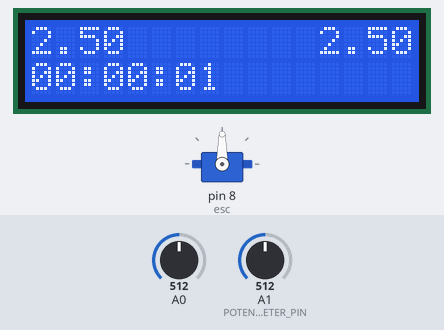
A program run on a simulated Arduino Uno, built with avr-gcc and run on an emulated ATmega328P. On the bench: 16×2 character LCD, servo. Inputs (shaded band) come from the test bench; at power-on: A1 (POTENTIOMETER_PIN) = 512, A0 = 512. What the program prints to the serial monitor is not drawn.

Above: at 1.2 s.
1.3 s: A1 (POTENTIOMETER_PIN) set to 716
At 2.9 s:
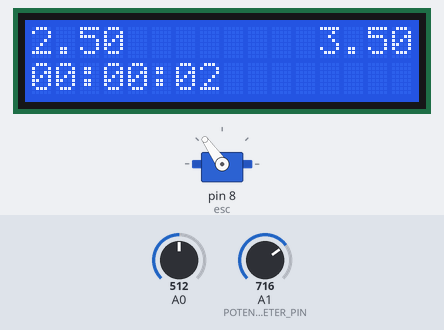
4.3 s: A1 (POTENTIOMETER_PIN) set to 900
At 5.9 s:
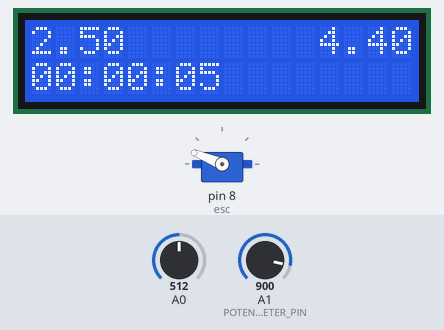
7.3 s: A1 (POTENTIOMETER_PIN) set to 1023
At 8.5 s:
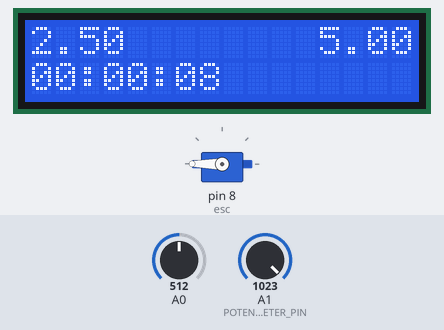
10.3 s: A1 (POTENTIOMETER_PIN) set to 306
At 11.9 s:
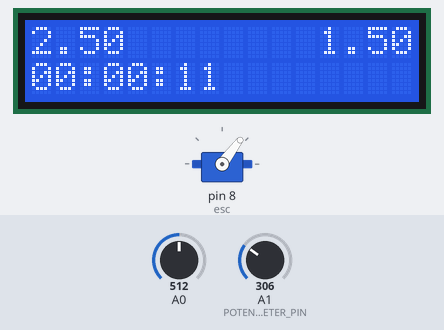
13.3 s: A0 set to 716
At 14.9 s:
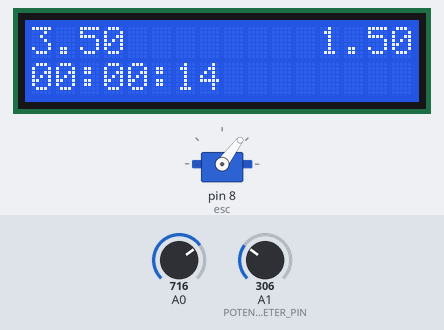
15.6 s: A1 (POTENTIOMETER_PIN) set to 140
At 17.3 s:
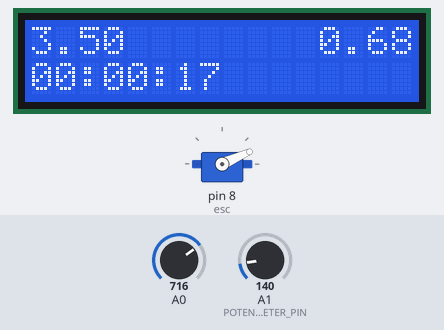
Timing chart, 0 to 18.8 s (numbered marks = the images above; inputs shaded):
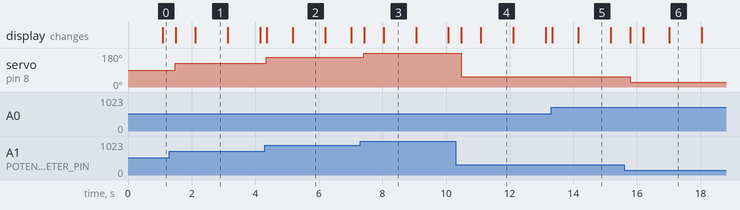

The program:

main.cpp
```cpp
#include <Arduino.h>
#include<Servo.h>
#include <LiquidCrystal.h>
#include <Wire.h>

const int rs = 12, enable = 11, d4 = 5, d5 = 4, d6 = 3, d7 = 2;
LiquidCrystal lcd(rs, enable, d4, d5, d6, d7);

Servo DC_br;


const int power_min = 0;
const int power_max = 150; // kw

const int esc = 8;

const int POTENTIOMETER_PIN= A1;

const float resistenzaTotalePotenziometro = 10000.00;  // Sostituisci con il valore effettivo
int Speed = 0;
int valorePotenziometro;
float resistenzaPotenziometro;
float tensionePotenziometro;
float potenza;

void setup() {
  lcd.begin(16,2);
  lcd.setCursor(0,0);
  Serial.begin(9600);
  DC_br.attach(esc);
}


char * get_minutes(long milliseconds){
  int minutes = ((milliseconds/1000) /60 ) % 60;
   char* str = malloc(3 * sizeof(char)); // Allocate space for 2 digits + null terminator
    if (!str) {
        return NULL; // Handle allocation failure
    }

    if (minutes == 0){
      str[0] = 48;
      str[1] = 48;
    }else if (minutes < 10) {
        str[0] = 48;                // Prefix with '0'
        str[1] = minutes + 48;      // Convert number to ASCII
    } else {
        str[0] = (minutes/ 10) + 48; // Tens place
        str[1] = (minutes% 10) + 48; // Units place
    }
    str[2] = '\0'; // Null-terminate the string

    return str;
}

char * get_hours(long milliseconds){
  int hours = (((milliseconds / 1000) / 60 )/ 60) % 24;

  char* str = malloc(3 * sizeof(char)); // Allocate space for 2 digits + null terminator
    if (!str) {
        return NULL; // Handle allocation failure
    }
    if (hours == 0){
      str[0] = 48;
      str[1] = 48;
    } else if (hours< 10) {
        str[0] = 48;                // Prefix with '0'
        str[1] = hours + 48;      // Convert number to ASCII
    } else {
        str[0] = (hours/ 10) + 48; // Tens place
        str[1] = (hours % 10) + 48; // Units place
    }
    str[2] = '\0'; // Null-terminate the string

    return str;
}

char* get_seconds(long milliseconds) {
    int seconds = (milliseconds / 1000) % 60;
    char* str = malloc(3 * sizeof(char)); // Allocate space for 2 digits + null terminator
    if (!str) {
        return NULL; // Handle allocation failure
    }

    if (seconds < 10) {
        str[0] = 48;                // Prefix with '0'
        str[1] = seconds + 48;      // Convert number to ASCII
    } else {
        str[0] = (seconds / 10) + 48; // Tens place
        str[1] = (seconds % 10) + 48; // Units place
    }
    str[2] = '\0'; // Null-terminate the string

    return str;
}

void update_time(long milliseconds){
  char * seconds = get_seconds(milliseconds);
  char * minutes = get_minutes(milliseconds);
  char * hours = get_hours(milliseconds);

  lcd.setCursor(0,1);
  lcd.print(hours);
  lcd.setCursor(2,1);
  lcd.print(":");

  lcd.setCursor(3,1);
  lcd.print(minutes);
  lcd.setCursor(5,1);
  lcd.print(":");

  lcd.setCursor(6,1);
  lcd.print(seconds);

  free(seconds);
  free(minutes);
  free(hours);
}

int power_to_acc(int curr_power){
    int acc_min = 0;
    int acc_max = 40; // km/h
    Serial.println(power_min);
    Serial.println(power_max);

    // make the value passed fit into the range
    if (curr_power < power_min) curr_power = power_min;
    if (curr_power > power_max) curr_power = power_max;

    // return the math function for Linear Interpolation
    Serial.println(acc_min + ((acc_max - acc_min) / (power_max - power_min)) * (curr_power- power_min));
    return acc_min + ((acc_max - acc_min) / (power_max - power_min)) * (curr_power- power_min);
}

void update_capacitor_potentiometer(){
  int capacitorValue = analogRead(A0);
  int potentiometerValue= analogRead(POTENTIOMETER_PIN);

  double capacitorVolt = (capacitorValue * 5) / 1023.0;
  double potentiometerVolt= (potentiometerValue * 5) / 1023.0;

  char capacitorString[64];
  char potentiometerString[64];

  dtostrf(capacitorVolt, 3, 2, capacitorString);
  dtostrf(potentiometerVolt, 3, 2, potentiometerString);


  lcd.setCursor(0,0);
  lcd.print(capacitorString);
  lcd.setCursor(12,0);
  lcd.print(potentiometerString);


}

void loop() {
  valorePotenziometro = analogRead(POTENTIOMETER_PIN);

  resistenzaPotenziometro = (10000.00 / 1023.00) * valorePotenziometro;
  tensionePotenziometro = (5.00 / 1023.00) * valorePotenziometro;
  //float valoreCorrente = (tensionePotenziometro / resistenzaPotenziometro) * 1000;
  potenza = ((tensionePotenziometro * tensionePotenziometro) / (resistenzaPotenziometro +0.0001)) * 1000;

  Speed = map(valorePotenziometro, 0, 1023, 0, 180);
Serial.println(Speed);
  DC_br.write(Speed);

  long millliseconds = millis();
  update_time(millliseconds);
  update_capacitor_potentiometer();

  delay(200);
}
```

Measured:
- after the input at 1.3 s, servo on pin 8 (esc): 90° → 125° after 0.19 s
- after the input at 4.3 s, servo on pin 8 (esc): 125° → 158° after 0.05 s
- after the input at 7.3 s, servo on pin 8 (esc): 158° → 180° after 0.12 s
- after the input at 10.3 s, servo on pin 8 (esc): 180° → 53° after 0.18 s
- after the input at 15.6 s, servo on pin 8 (esc): 53° → 24° after 0.19 s
- what the display in image 1 shows lasts 1.0 s, from 2.1 s to 3.1 s
